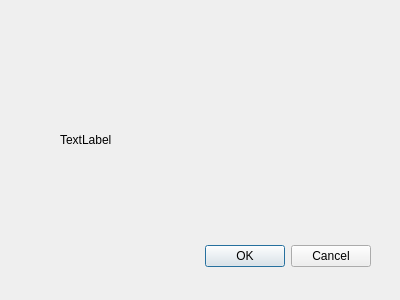
<?xml version="1.0" encoding="UTF-8"?>
<ui version="4.0">
 <class>DialogGameOver</class>
 <widget class="QDialog" name="DialogGameOver">
  <property name="geometry">
   <rect>
    <x>0</x>
    <y>0</y>
    <width>400</width>
    <height>300</height>
   </rect>
  </property>
  <property name="windowTitle">
   <string>Dialog</string>
  </property>
  <property name="windowIcon">
   <iconset resource="resources.qrc">
    <normaloff>:/picture/img/myGrade.png</normaloff>:/picture/img/myGrade.png</iconset>
  </property>
  <widget class="QDialogButtonBox" name="buttonBox">
   <property name="geometry">
    <rect>
     <x>30</x>
     <y>240</y>
     <width>341</width>
     <height>32</height>
    </rect>
   </property>
   <property name="orientation">
    <enum>Qt::Horizontal</enum>
   </property>
   <property name="standardButtons">
    <set>QDialogButtonBox::Cancel|QDialogButtonBox::Ok</set>
   </property>
  </widget>
  <widget class="QLabel" name="Label_GameOver">
   <property name="geometry">
    <rect>
     <x>60</x>
     <y>40</y>
     <width>300</width>
     <height>200</height>
    </rect>
   </property>
   <property name="text">
    <string>TextLabel</string>
   </property>
  </widget>
 </widget>
 <resources>
  <include location="resources.qrc"/>
 </resources>
 <connections>
  <connection>
   <sender>buttonBox</sender>
   <signal>accepted()</signal>
   <receiver>DialogGameOver</receiver>
   <slot>accept()</slot>
   <hints>
    <hint type="sourcelabel">
     <x>248</x>
     <y>254</y>
    </hint>
    <hint type="destinationlabel">
     <x>157</x>
     <y>274</y>
    </hint>
   </hints>
  </connection>
  <connection>
   <sender>buttonBox</sender>
   <signal>rejected()</signal>
   <receiver>DialogGameOver</receiver>
   <slot>reject()</slot>
   <hints>
    <hint type="sourcelabel">
     <x>316</x>
     <y>260</y>
    </hint>
    <hint type="destinationlabel">
     <x>286</x>
     <y>274</y>
    </hint>
   </hints>
  </connection>
 </connections>
</ui>
